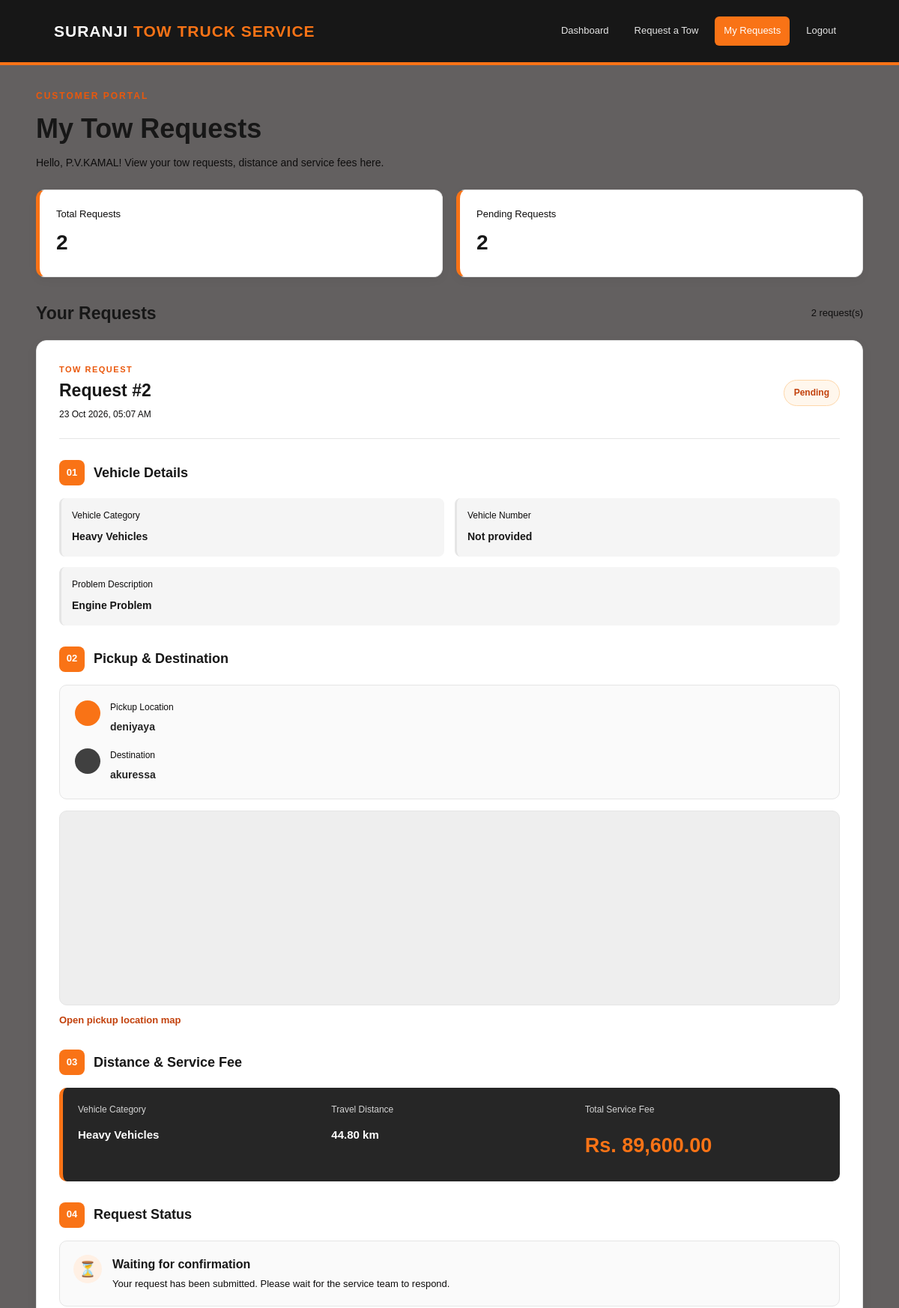
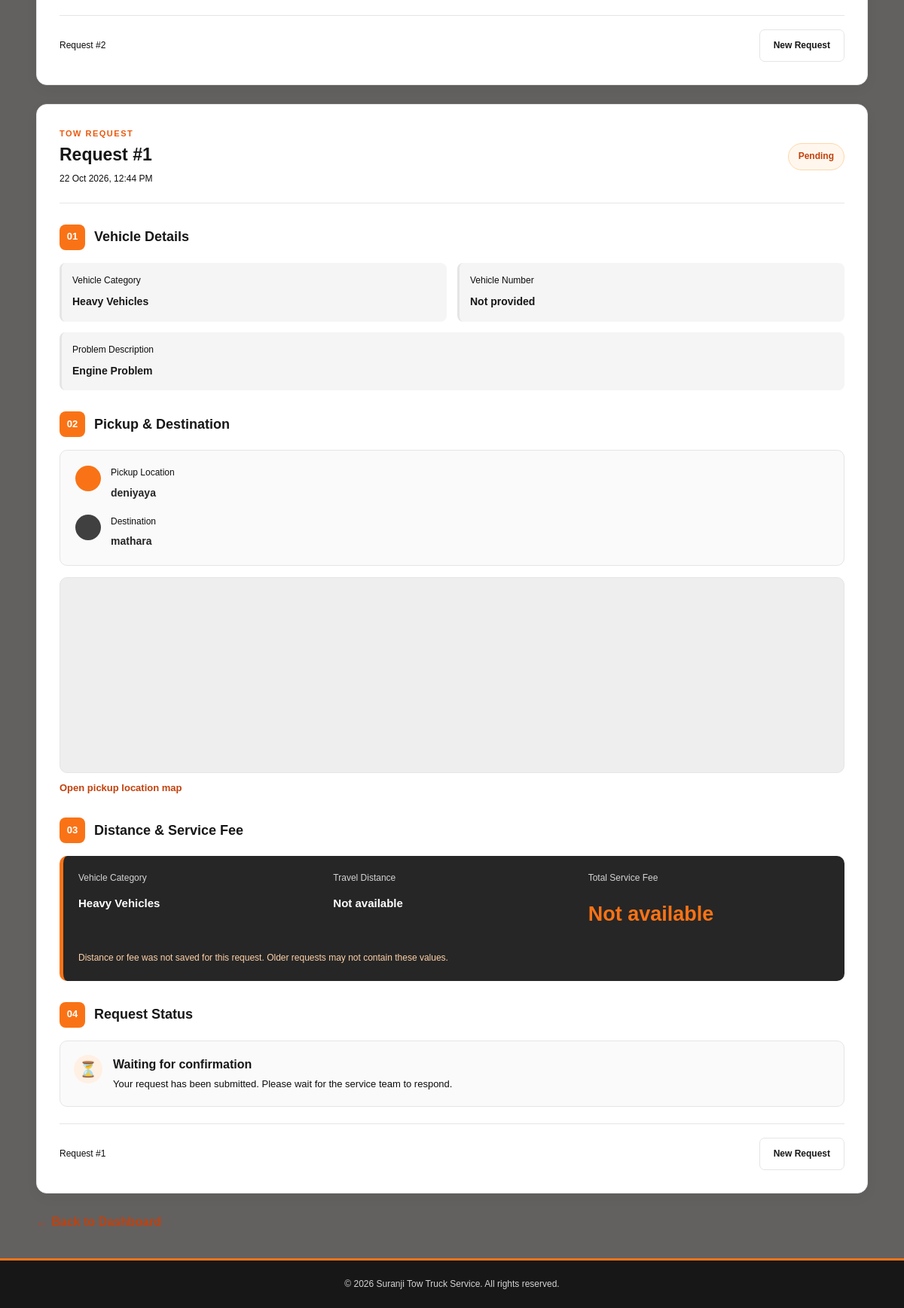
Screenshot of /tow_truck_system/user/my_requests.php (signed in) with the database file from the repository (2 pictures, top to bottom).
### tables this page shows
CREATE TABLE `tow_requests` (
  `request_id` int(11) NOT NULL,
  `customer_user_id` int(11) DEFAULT NULL,
  `created_by_operator_id` int(11) DEFAULT NULL,
  `customer_name` varchar(100) NOT NULL,
  `customer_phone` varchar(20) NOT NULL,
  `vehicle_type` varchar(50) NOT NULL,
  `vehicle_brand` varchar(100) DEFAULT NULL,
  `vehicle_model` varchar(100) DEFAULT NULL,
  `vehicle_registration` varchar(30) DEFAULT NULL,
  `vehicle_colour` varchar(50) DEFAULT NULL,
  `problem_description` text DEFAULT NULL,
  `pickup_location` varchar(255) NOT NULL,
  `destination` varchar(255) NOT NULL,
  `additional_details` text DEFAULT NULL,
  `status` varchar(30) NOT NULL DEFAULT 'Pending',
  `created_at` timestamp NOT NULL DEFAULT current_timestamp(),
  `distance_km` decimal(10,2) DEFAULT NULL,
  `total_fee` decimal(10,2) DEFAULT NULL
);

### tow_truck_system/user/my_requests.php (the view, shortened to what this page needs)
<?php
require_once "../db.php";
$user_id = (int) $_SESSION["user_id"];
$full_name = $_SESSION["full_name"] ?? "Customer";
$vehicle_names = [
    "heavy" => "Heavy Vehicles",
    "car_van" => "Cars & Vans",
    "motorcycle_threewheel" => "Motorcycles & Three-wheelers"
];
$status_names = [
    "Pending" => "Pending",
    "Accepted" => "Accepted",
    "Assigned" => "Assigned",
    "In Progress" => "In Progress",
    "Completed" => "Completed",
    "Cancelled" => "Cancelled"
];
$sql = "SELECT *
        FROM tow_requests
        WHERE customer_user_id = ?
        ORDER BY request_id DESC";
$stmt = $conn->prepare($sql);
$stmt->bind_param("i", $user_id);
$stmt->execute();
$result = $stmt->get_result();
$requests = [];
while ($row = $result->fetch_assoc()) {
    $requests[] = $row;
}
function e($value) {
    return htmlspecialchars((string) ($value ?? ""), ENT_QUOTES, "UTF-8");
}
function showDate($date) {
    $timestamp = strtotime($date);
    return date("d M Y, h:i A", $timestamp);
}
function getStatusClass($status) {
    $status = strtolower(trim((string) $status));
    $status = str_replace(" ", "-", $status);
    $allowed = [
        "pending",
        "accepted",
        "assigned",
        "in-progress",
        "completed",
        "cancelled"
    ];
    return in_array($status, $allowed, true)
        ? $status
        : "pending";
}
?>
<!DOCTYPE html>
<html lang="en">
<head>
    <link rel="stylesheet" href="my_requests.css?v=2">
</head>
<body>
<header class="topbar">
    <div class="brand">
        SURANJI <span>TOW TRUCK SERVICE</span>
    </div>
    <nav>
        <a href="dashboard.php">Dashboard</a>
        <a href="request.php">Request a Tow</a>
        <a href="my_requests.php" class="active">My Requests</a>
        <a href="../login/logout.php">Logout</a>
    </nav>
</header>
<main class="page-container">
    <section class="page-heading">
        <p class="small-heading">CUSTOMER PORTAL</p>
        <h1>My Tow Requests</h1>
        <p class="welcome-text">
            Hello, <?= e($full_name) ?>!
            View your tow requests, distance and service fees here.
        </p>
    </section>
    <section class="summary-card">
        <div>
            <span>Total Requests</span>
            <strong><?= count($requests) ?></strong>
        </div>
        <div>
            <span>Pending Requests</span>
            <strong>
                <?php
                $pending_count = 0;
                foreach ($requests as $item) {
                    if (
                        strtolower(trim($item["status"] ?? "pending"))
                        === "pending"
                    ) {
                        $pending_count++;
                    }
                }
                echo $pending_count;
                ?>
            </strong>
        </div>
    </section>
    <?php if (empty($requests)): ?>
        <section class="empty-state">
            <div class="empty-icon">🚚</div>
            <h2>No Tow Requests Yet</h2>
            <p>
                You have not submitted a tow request.
                Create your first request to see it here.
            </p>
            <a href="request.php" class="primary-button">
                Request a Tow Truck
            </a>
        </section>
    <?php else: ?>
        <div class="requests-heading">
            <h2>Your Requests</h2>
            <span><?= count($requests) ?> request(s)</span>
        </div>
        <?php foreach ($requests as $request): ?>
            <?php
            $request_id = $request["request_id"] ?? "";
            $type = $request["vehicle_type"] ?? "";
            $vehicle_name = $vehicle_names[$type] ?? $type;
            $distance = (
                isset($request["distance_km"]) &&
                $request["distance_km"] !== "" &&
                $request["distance_km"] !== null
            )
                ? (float) $request["distance_km"]
                : null;
            $total_fee = (
                isset($request["total_fee"]) &&
                $request["total_fee"] !== "" &&
                $request["total_fee"] !== null
            )
                ? (float) $request["total_fee"]
                : null;
            $status = $request["status"] ?? "Pending";
            $status_class = getStatusClass($status);
            $pickup = $request["pickup_location"] ?? "";
            $destination = $request["destination"] ?? "";
            $created_at = $request["created_at"] ?? "";
            $vehicle_number = $request["vehicle_number"] ?? "";
            $problem = $request["problem_description"] ?? "";
            $map_location = trim($pickup);
            $map_url = "https://www.openstreetmap.org/search?query="
                . rawurlencode($map_location);
            ?>
            <article class="request-card">
                <div class="request-header">
                    <div>
                        <p class="request-label">TOW REQUEST</p>
                        <h3>
                            Request #<?= e($request_id) ?>
                        </h3>
                        <p class="request-date">
                            <?= e(showDate($created_at)) ?>
                        </p>
                    </div>
                    <span class="status <?= e($status_class) ?>">
                        <?= e($status_names[$status] ?? $status) ?>
                    </span>
                </div>
                <div class="section-title">
                    <span>01</span>
                    <h3>Vehicle Details</h3>
                </div>
                <div class="details-grid">
                    <div class="detail-item">
                        <span>Vehicle Category</span>
                        <strong><?= e($vehicle_name) ?></strong>
                    </div>
                    <div class="detail-item">
                        <span>Vehicle Number</span>
                        <strong>
                            <?= e($vehicle_number ?: "Not provided") ?>
                        </strong>
                    </div>
                    <div class="detail-item full-width">
                        <span>Problem Description</span>
                        <strong>
                            <?= e($problem ?: "Not provided") ?>
                        </strong>
                    </div>
                </div>
                <div class="section-title">
                    <span>02</span>
                    <h3>Pickup & Destination</h3>
                </div>
                <div class="location-box">
                    <div class="location-item">
                        <span class="location-dot pickup-dot"></span>
                        <div>
                            <span class="location-label">
                                Pickup Location
                            </span>
                            <strong>
                                <?= e($pickup ?: "Not provided") ?>
                            </strong>
                        </div>
                    </div>
                    <div class="location-item">
                        <span class="location-dot destination-dot"></span>
                        <div>
                            <span class="location-label">
                                Destination
                            </span>
                            <strong>
                                <?= e($destination ?: "Not provided") ?>
                            </strong>
                        </div>
                    </div>
                </div>
                <?php if ($map_location !== ""): ?>
                    <div class="map-container">
                        <iframe
                            src="https://www.openstreetmap.org/export/embed.html?search=<?= rawurlencode($map_location) ?>"
                            loading="lazy"
                            title="Pickup location map">
                        </iframe>
                        <a
                            href="<?= e($map_url) ?>"
                            target="_blank"
                            rel="noopener noreferrer"
                            class="map-link">
                            Open pickup location map
                        </a>
                    </div>
                <?php endif; ?>
                <div class="section-title">
                    <span>03</span>
                    <h3>Distance & Service Fee</h3>
                </div>
                <div class="fee-card">
                    <div class="fee-detail">
                        <span>Vehicle Category</span>
                        <strong>
                            <?= e($vehicle_name) ?>
                        </strong>
                    </div>
                    <div class="fee-detail">
                        <span>Travel Distance</span>
                        <strong>
                            <?php if ($distance !== null): ?>
                                <?= number_format($distance, 2) ?> km
                            <?php else: ?>
                                Not available
                            <?php endif; ?>
                        </strong>
                    </div>
                    <div class="fee-detail">
                        <span>Total Service Fee</span>
                        <strong class="fee-amount">
                            <?php if ($total_fee !== null): ?>
                                Rs. <?= number_format($total_fee, 2) ?>
                            <?php else: ?>
                                Not available
                            <?php endif; ?>
                        </strong>
                    </div>
                    <?php
                    if ($distance === null || $total_fee === null):
                    ?>
                        <p class="fee-warning">
                            Distance or fee was not saved for this request.
                            Older requests may not contain these values.
                        </p>
                    <?php endif; ?>
                </div>
                <div class="section-title">
                    <span>04</span>
                    <h3>Request Status</h3>
                </div>
                <div class="status-message">
                    <?php if ($status_class === "pending"): ?>
                        <span class="status-icon">⏳</span>
                        <div>
                            <strong>Waiting for confirmation</strong>
                            <p>
                                Your request has been submitted.
                                Please wait for the service team to respond.
                            </p>
                        </div>
                    <?php endif; ?>
                </div>
                <div class="request-footer">
                    <span>
                        Request #<?= e($request_id) ?>
                    </span>
                    <a href="request.php" class="secondary-button">
                        New Request
                    </a>
                </div>
            </article>
        <?php endforeach; ?>
    <?php endif; ?>
    <div class="back-area">
        <a href="dashboard.php" class="back-link">
        </a>
    </div>
</main>
<footer class="footer">
    <p>
        © <?= date("Y") ?> Suranji Tow Truck Service.
        All rights reserved.
    </p>
</footer>
</body>
</html>

### rows the page displays
tow_requests: request_id "2", created_at "23 Oct 2026, 05:07 AM", vehicle_type "Heavy Vehicles", vehicle_number "Not provided", problem_description "Engine Problem", pickup_location "deniyaya", destination "akuressa", distance_km "44.80", total_fee "89,600.00", status "Waiting for confirmation", shows "Your request has been submitted. Please wait for the service team to respond."
tow_requests: request_id "1", created_at "22 Oct 2026, 12:44 PM", vehicle_type "Heavy Vehicles", vehicle_number "Not provided", problem_description "Engine Problem", pickup_location "deniyaya", destination "mathara", shows "Not available", shows "Distance or fee was not saved for this request. Older requests may not contain these values.", status "Waiting for confirmation", shows "Your request has been submitted. Please wait for the service team to respond."

### other values shown
$full_name "P.V.KAMAL"
count($requests) "2"
$pending_count "2"
